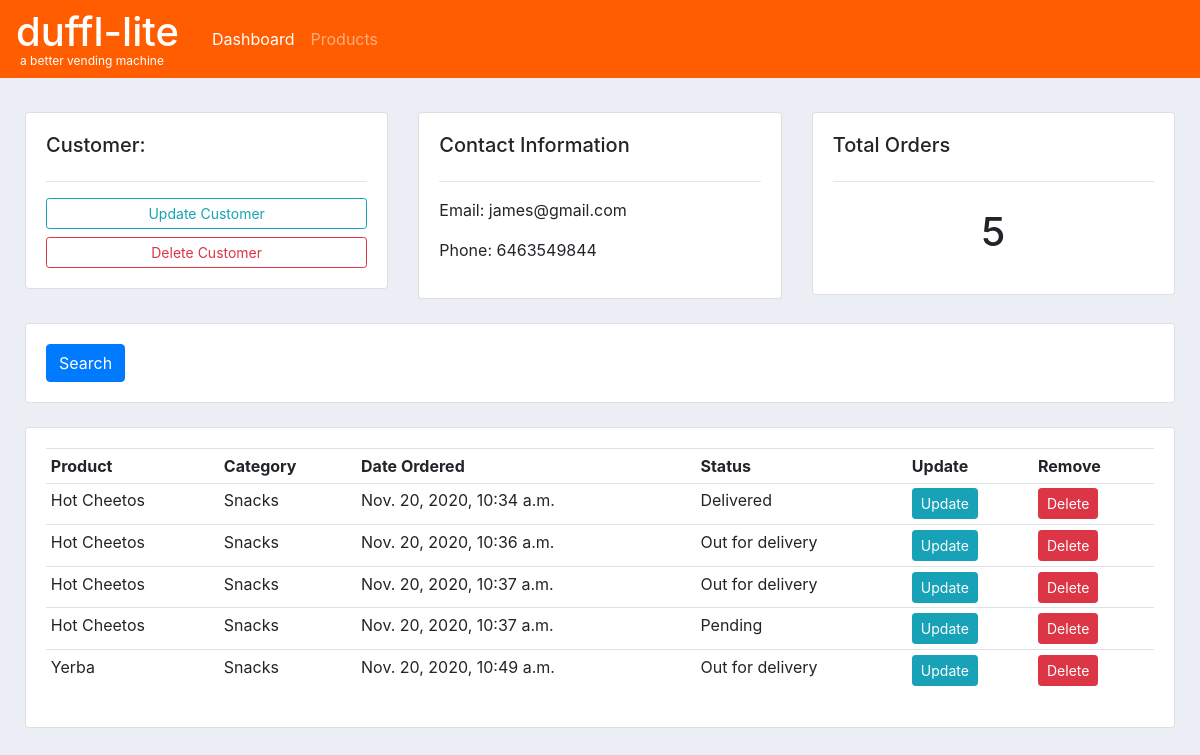
Before: /customer/1/ with the older database file.
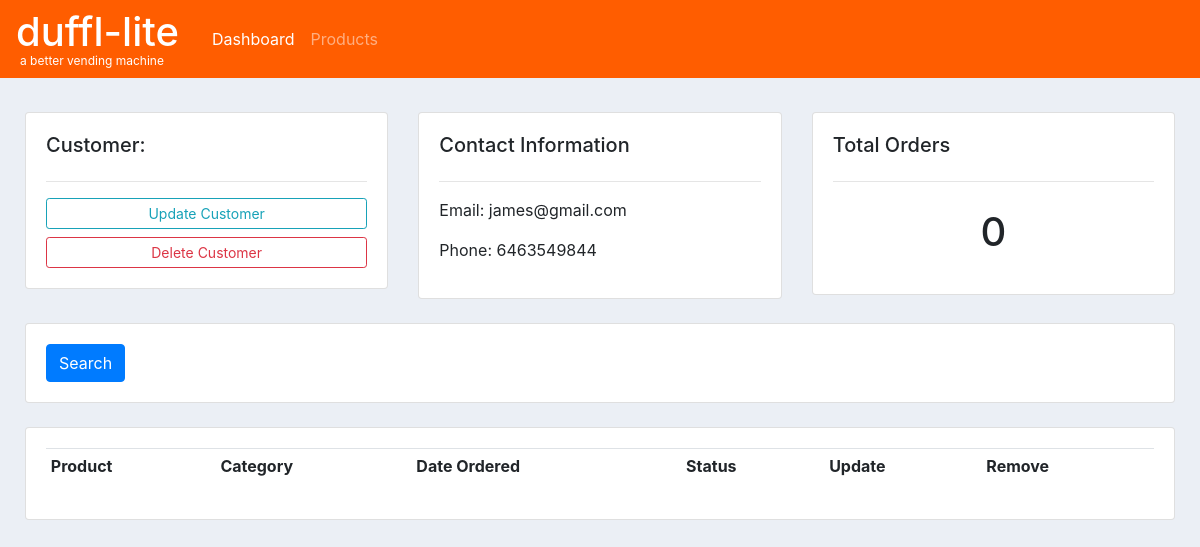
After: the same page with the newer database file.
### accounts/models.py (models this page shows, shortened)
class Order(models.Model):
	STATUS = (
			('Pending', 'Pending'),
			('Out for delivery', 'Out for delivery'),
			('Delivered', 'Delivered'),
			)
	customer = models.ForeignKey(Customer, null=True, on_delete= models.SET_NULL)
	product = models.ForeignKey(Product, null=True, on_delete= models.SET_NULL)
	date_created = models.DateTimeField(auto_now_add=True, null=True)
	status = models.CharField(max_length=200, null=True, choices=STATUS)

class Product(models.Model):
	CATEGORY = (
			('Snacks', 'Snacks'),
			('Toiletries', 'Toiletries'),
			)
	name = models.CharField(max_length=200, null=True)
	price = models.FloatField(null=True)
	category = models.CharField(max_length=200, null=True, choices=CATEGORY)
	description = models.CharField(max_length=200, null=True, blank=True)
	date_created = models.DateTimeField(auto_now_add=True, null=True)
	def __str__(self):
		return self.name

### accounts/views.py (the view)
# urls.py: path('customer/<str:pk_test>/', views.customer, name="customer"),
def customer(request, pk_test):
	customer = Customer.objects.get(id=pk_test)
	orders = customer.order_set.all()
	order_count = orders.count()
	context = {'customer':customer, 'orders':orders, 'order_count':order_count}
	return render(request, 'accounts/customer.html',context)

### accounts/templates/accounts/customer.html
{% extends 'accounts/main.html' %}
{% block content %}
<br>
<div class="row">
    <div class="col-md">
        <div class="card card-body">
            <h5>Customer:</h5>
            <hr>
            <a class="btn btn-outline-info  btn-sm btn-block" href="">Update Customer</a>
            <a class="btn btn-outline-danger  btn-sm btn-block" href="">Delete Customer</a>
        </div>
    </div>
    <div class="col-md">
        <div class="card card-body">
            <h5>Contact Information</h5>
            <hr>
            <p>Email: {{customer.email}}</p>
            <p>Phone: {{customer.phone}}</p>
        </div>
    </div>
    <div class="col-md">
        <div class="card card-body">
            <h5>Total Orders</h5>
            <hr>
            <h1 style="text-align: center;padding: 10px">{{order_count}}</h1>
        </div>
    </div>
</div>
<br>
<div class="row">
    <div class="col">
        <div class="card card-body">
            <form method="get">
                <button class="btn btn-primary" type="submit">Search</button>
            </form>
        </div>
    </div>
</div>
<br>
<div class="row">
    <div class="col-md">
        <div class="card card-body">
            <table class="table table-sm">
                <tr>
                    <th>Product</th>
                    <th>Category</th>
                    <th>Date Ordered</th>
                    <th>Status</th>
                    <th>Update</th>
                    <th>Remove</th>
                </tr>
                {% for order in orders %}
                <tr>
                    <td>{{order.product}}</td>
                    <td>{{order.product.category}}</td>
                    <td>{{order.date_created}}</td>
                    <td>{{order.status}}</td>
                    <td><a class="btn btn-sm btn-info" href="{% url 'update_order' order.id %}">Update</a></td>
                    <td><a class="btn btn-sm btn-danger" href="{% url 'delete_order' order.id %}">Delete</a></td>
                </tr>
                {% endfor %}
            </table>
        </div>
    </div>
</div>
{% endblock %}

Changed rows visible on the page:
removed Order: product "Hot Cheetos", product.category "Snacks", date_created "Nov. 20, 2020, 10:34 a.m.", status "Delivered"
removed Order: product "Hot Cheetos", product.category "Snacks", date_created "Nov. 20, 2020, 10:36 a.m.", status "Out for delivery"
removed Order: product "Hot Cheetos", product.category "Snacks", date_created "Nov. 20, 2020, 10:37 a.m.", status "Out for delivery"
removed Order: product "Hot Cheetos", product.category "Snacks", date_created "Nov. 20, 2020, 10:37 a.m.", status "Pending"
removed Order: product "Yerba", product.category "Snacks", date_created "Nov. 20, 2020, 10:49 a.m.", status "Out for delivery"
Other visible differences:
{{ order_count }}: "5" → "0"
